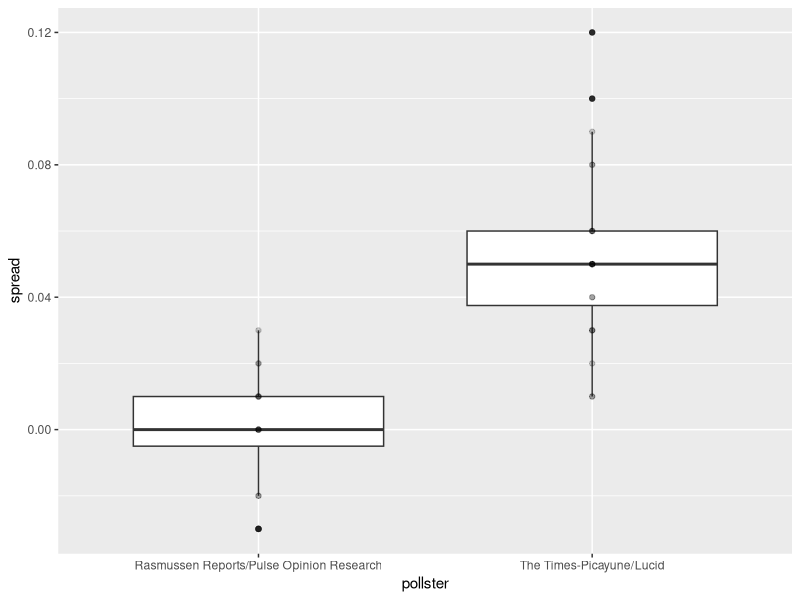

Recreate this plot in R.
# Heights Revisited
# Let's revisit the heights dataset. For now, consider x to
# be the heights of all males in the data set. Mathematically 
# speaking, x is our population. Using the urn analogy, 
# we have an urn with the values of x in it.
# What are the population average and standard deviation of 
# our population?
library(dslabs)
library(tidyverse)
data("heights")
x = heights %>%
  filter(sex == "Male") %>%
  .$height

# Sample the population of heights
# Call the population average computed above mu and the 
# standard deviation sigma. Now take a sample of size 50, 
# with replacement, and construct an estimate for mu and sigma.
set.seed(1)
N = 50
mu = mean(x)
sigma = sd(x)
X_hat = sample(x, N, replace = TRUE)
mean(X_hat)
sd(X_hat)

# Confidence Interval Calculation
# We will use X_hat as our estimate of the heights in the
# population from our sample size N. We know from previous 
# exercises that the standard estimate of 
# our error X_hat - mu is sigma / sqrt(N).
# Construct a 95% confidence interval for mu.
X_bar = mean(X_hat)
se = sd(X_hat) / sqrt(N)
ci = c(mu - (se * qnorm(0.975)), mu + (se * qnorm(0.975)))

# Monte Carlo Simulation for Heights
# Now run a Monte Carlo simulation in which you compute
# 10,000 confidence intervals as you have just done. What 
# proportion of these intervals include mu?
B = 10000
results = replicate(B, {
  X_hat = sample(x, N, replace = TRUE)
  X_bar = mean(X_hat)
  se = sd(X_hat) / sqrt(N)
  lower = X_bar - (se * qnorm(0.975)) 
  upper = X_bar + (se * qnorm(0.975))
  between(mu, lower, upper)
})
mean(results)

# Visualizing Polling Bias
# In this section, we used visualization to motivate the 
# presence of pollster bias in election polls. Here we will
# examine that bias more rigorously. Lets consider two
# pollsters that conducted daily polls and look at
# national polls for the month before the election.
# Is there a poll bias? Make a plot of the 
# spreads for each poll.
library(ggplot2)
data("polls_us_election_2016")

# These lines of code filter for the polls we want and calculate the spreads
polls <- polls_us_election_2016 %>% 
  filter(pollster %in% c("Rasmussen Reports/Pulse Opinion Research","The Times-Picayune/Lucid") &
           enddate >= "2016-10-15" &
           state == "U.S.") %>% 
  mutate(spread = rawpoll_clinton/100 - rawpoll_trump/100) 

polls %>% ggplot(aes(pollster, spread)) +
  geom_boxplot() + geom_point(alpha = 0.2)

# Compute the Estimates
# The answer to the previous question depends on sigma_1
# and sigma_2, which we don't know. We learned that 
# we can estimate these values using the sample
# standard deviation.
# Compute the estimates of sigma_1 and sigma_2.
sigma = polls %>%
  group_by(pollster) %>% 
  summarize(s = sd(spread))

# Calculate the 95% Confidence Interval of the Spreads
# We have constructed a random variable that has expected 
# value b2 - b1, the pollster bias difference. If our 
# model holds, then this random variable has an approximately 
# normal distribution. The standard error of this 
# random variable depends on sigma_1 and sigma_2
# , but we can use the sample standard deviations we 
# computed earlier. We have everything we need to answer 
# our initial question b2 - b1: is different from 0?
# Construct a 95% confidence interval for the difference
# b2 and b1. Does this interval contain zero?
res = polls %>%
  group_by(pollster) %>%
  summarize(sd = sd(spread), avg = mean(spread), n = n()) %>%
  data.frame()
poll2 = res[which(res$avg == max(res$avg)),]
poll1 = res[which(res$avg == min(res$avg)),]
estimate = poll2$avg - poll1$avg
se_hat = sqrt((poll2$sd ^ 2 / poll2$n) + (poll1$sd ^ 2 / poll1$n))
ci = c(estimate - (se_hat * qnorm(0.975)), estimate + se_hat * qnorm(0.975))

# Calculate the P-value
# The confidence interval tells us there is relatively strong 
# pollster effect resulting in a difference of about 5%. 
# Random variability does not seem to explain it.
# Compute a p-value to relay the fact that chance does not
# explain the observed pollster effect.
2 * (1 - pnorm(estimate / se_hat))

# Comparing Within-Poll and Between-Poll Variability
# We compute statistic called the t-statistic by dividing our
# estimate of b2 - b1 by its estimated standard error:
# (Y_hat1 - Y_hat2) / sqrt(s2^2/N2 + s1^2/N1)
# Later we learn will learn of another approximation for 
# the distribution of this statistic for values of
# N2 and N1 that aren't large enough for the CLT.
# Note that our data has more than two pollsters. 
# We can also test for pollster effect using all 
# pollsters, not just two. The idea is to compare the 
# variability across polls to variability within polls.
# We can construct statistics to test for effects and 
# approximate their distribution. The area of statistics 
# that does this is called Analysis of Variance or ANOVA. 
# We do not cover it here, but ANOVA provides a very useful 
# set of tools to answer questions such as: is there 
# a pollster effect?
# Compute the average and standard deviation for each
# pollster and examine the variability across the 
# averages and how it compares to the variability 
# within the pollsters, summarized by the standard deviation.
polls <- polls_us_election_2016 %>% 
  filter(enddate >= "2016-10-15" &
           state == "U.S.") %>%
  group_by(pollster) %>%
  filter(n() >= 5) %>% 
  mutate(spread = rawpoll_clinton/100 - rawpoll_trump/100) %>%
  ungroup()
var = polls %>% group_by(pollster) %>% 
  summarize(avg = mean(spread), s = sd(spread))
